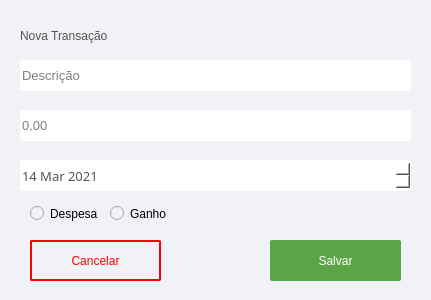
<?xml version="1.0" encoding="UTF-8"?>
<ui version="4.0">
 <class>MainTrasaction</class>
 <widget class="QMainWindow" name="MainTrasaction">
  <property name="geometry">
   <rect>
    <x>0</x>
    <y>0</y>
    <width>431</width>
    <height>300</height>
   </rect>
  </property>
  <property name="minimumSize">
   <size>
    <width>431</width>
    <height>300</height>
   </size>
  </property>
  <property name="maximumSize">
   <size>
    <width>431</width>
    <height>300</height>
   </size>
  </property>
  <property name="font">
   <font>
    <family>Montserrat</family>
   </font>
  </property>
  <property name="windowTitle">
   <string>Nova Transação</string>
  </property>
  <property name="windowIcon">
   <iconset>
    <normaloff>../imagens, icones/dinheiro-icone_1.ico</normaloff>../imagens, icones/dinheiro-icone_1.ico</iconset>
  </property>
  <property name="styleSheet">
   <string notr="true">background-color: rgb(240, 242, 245);</string>
  </property>
  <widget class="QWidget" name="centralwidget">
   <widget class="QLabel" name="label">
    <property name="geometry">
     <rect>
      <x>20</x>
      <y>20</y>
      <width>201</width>
      <height>31</height>
     </rect>
    </property>
    <property name="styleSheet">
     <string notr="true">color: rgb(84,84,84);
font: 18pt &quot;Montserrat&quot;;</string>
    </property>
    <property name="text">
     <string>Nova Transação</string>
    </property>
   </widget>
   <widget class="QLineEdit" name="textdescricao">
    <property name="geometry">
     <rect>
      <x>20</x>
      <y>60</y>
      <width>391</width>
      <height>31</height>
     </rect>
    </property>
    <property name="font">
     <font>
      <pointsize>10</pointsize>
     </font>
    </property>
    <property name="styleSheet">
     <string notr="true">background-color: rgb(255, 255, 255); border-radius: 2px;
</string>
    </property>
    <property name="placeholderText">
     <string>Descrição</string>
    </property>
   </widget>
   <widget class="QLineEdit" name="textvalor">
    <property name="geometry">
     <rect>
      <x>20</x>
      <y>110</y>
      <width>391</width>
      <height>31</height>
     </rect>
    </property>
    <property name="font">
     <font>
      <pointsize>10</pointsize>
     </font>
    </property>
    <property name="styleSheet">
     <string notr="true">background-color: rgb(255, 255, 255);
border-radius: 2px;
</string>
    </property>
    <property name="placeholderText">
     <string>0,00</string>
    </property>
   </widget>
   <widget class="QDateEdit" name="textdata">
    <property name="geometry">
     <rect>
      <x>20</x>
      <y>160</y>
      <width>391</width>
      <height>31</height>
     </rect>
    </property>
    <property name="font">
     <font>
      <family>Montserrat</family>
      <pointsize>10</pointsize>
     </font>
    </property>
    <property name="styleSheet">
     <string notr="true">background-color: rgb(255, 255, 255);
border-radius: 2px;
color: rgb(84,84,84);
</string>
    </property>
    <property name="date">
     <date>
      <year>2021</year>
      <month>3</month>
      <day>14</day>
     </date>
    </property>
   </widget>
   <widget class="QPushButton" name="btnsalvar">
    <property name="geometry">
     <rect>
      <x>270</x>
      <y>240</y>
      <width>131</width>
      <height>41</height>
     </rect>
    </property>
    <property name="cursor">
     <cursorShape>PointingHandCursor</cursorShape>
    </property>
    <property name="styleSheet">
     <string notr="true">QPushButton {
background-color: rgb(91, 165, 70);
color: white;
border-radius: 2px
}

QPushButton:hover {
background-color: rgb(101, 175, 80);
color: white;
border-radius: 2px
}
</string>
    </property>
    <property name="text">
     <string>Salvar</string>
    </property>
   </widget>
   <widget class="QPushButton" name="btncancelar">
    <property name="geometry">
     <rect>
      <x>30</x>
      <y>240</y>
      <width>131</width>
      <height>41</height>
     </rect>
    </property>
    <property name="cursor">
     <cursorShape>PointingHandCursor</cursorShape>
    </property>
    <property name="styleSheet">
     <string notr="true">QPushButton {
	background-color: rgb(240, 242, 245);
	color: rgb(255, 0, 0);
	border: 2px solid rgb(255,0,0);
	border-radius: 2px;
}

QPushButton:hover {
	
	background-color: rgb(240, 242, 245);
	color: rgb(255,99,71);
	border: 2px solid rgb(255,99,71);
	border-radius: 2px;
}

</string>
    </property>
    <property name="text">
     <string>Cancelar</string>
    </property>
   </widget>
   <widget class="QLabel" name="lblerror">
    <property name="geometry">
     <rect>
      <x>20</x>
      <y>141</y>
      <width>261</width>
      <height>16</height>
     </rect>
    </property>
    <property name="styleSheet">
     <string notr="true">color: rgb(240, 242, 245);</string>
    </property>
    <property name="text">
     <string>TextLabel</string>
    </property>
   </widget>
   <widget class="QRadioButton" name="check_despesa">
    <property name="geometry">
     <rect>
      <x>30</x>
      <y>205</y>
      <width>82</width>
      <height>17</height>
     </rect>
    </property>
    <property name="text">
     <string>Despesa</string>
    </property>
   </widget>
   <widget class="QRadioButton" name="check_ganho">
    <property name="geometry">
     <rect>
      <x>110</x>
      <y>205</y>
      <width>82</width>
      <height>17</height>
     </rect>
    </property>
    <property name="text">
     <string>Ganho</string>
    </property>
   </widget>
  </widget>
 </widget>
 <resources/>
 <connections/>
</ui>
